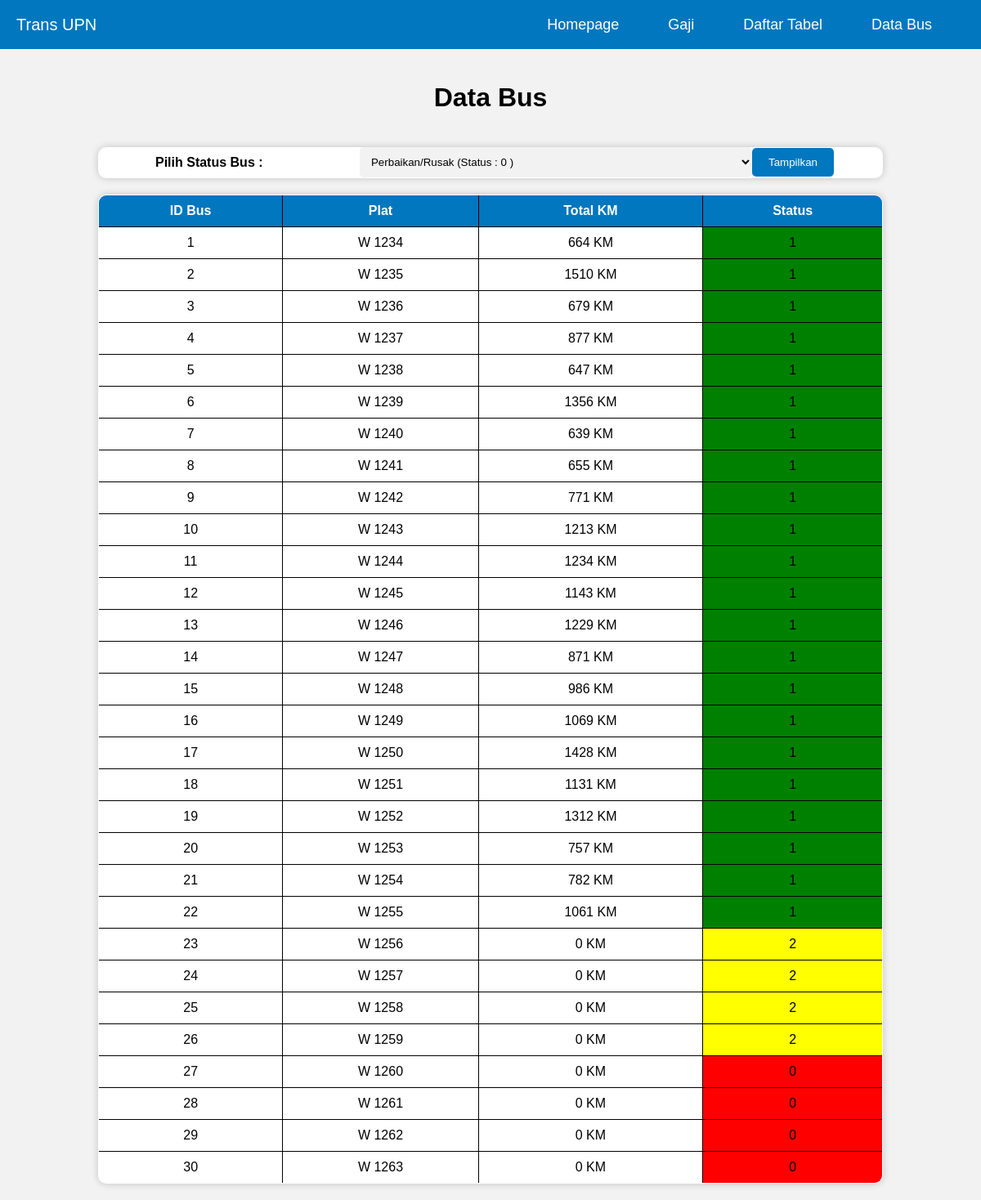
The app's page /daftar_bus.php with its own data.
### tables this page shows
CREATE TABLE `bus` (
  `id_bus` int(10) UNSIGNED NOT NULL,
  `plat` varchar(10) DEFAULT NULL,
  `status` char(1) DEFAULT NULL
);

### daftar_bus.php (the view, shortened to what this page needs)
<!DOCTYPE html>
<html lang="en">
<head>
</head>
<body>
    <?php include 'header.php';?>
    <h1>Data Bus</h1>
    <form method="GET">
        <label for="pilih_status">Pilih Status Bus :</label>
        <select id="pilih_status" name="pilih_status">
            <option value="0">Perbaikan/Rusak (Status : 0 )</option>
        </select>
        <button type="submit">Tampilkan</button>
    </form>
    <?php
    include 'koneksi.php';
    if(isset($_GET['pilih_status'])){
        $pilih_status = $_GET['pilih_status'];
        $sql = "SELECT bus.id_bus, bus.plat, COALESCE(SUM(trans_upn.jumlah_km), 0) AS total_km, bus.status
                FROM bus LEFT JOIN trans_upn ON bus.id_bus = trans_upn.id_bus
                WHERE bus.status = $pilih_status
                GROUP BY bus.id_bus";
    } else {
        $sql = "SELECT bus.id_bus, bus.plat, COALESCE(SUM(trans_upn.jumlah_km), 0) AS total_km, bus.status FROM
                bus LEFT JOIN trans_upn ON
                bus.id_bus = trans_upn.id_bus GROUP BY bus.id_bus;";
    }
    $result = mysqli_query($koneksi, $sql);
    if (mysqli_num_rows($result) > 0) {
    echo "<table border='1'>
    <tr>
        <th>ID Bus</th>
        <th>Plat</th>
        <th>Total KM</th>
        <th>Status</th>
    </tr>";
    while($row = mysqli_fetch_assoc($result)) {
        echo "<tr>
        <td>" . $row['id_bus'] . "</td>
        <td>" . $row['plat'] . "</td>
        <td>" . $row['total_km'] . " KM</td>
        <td style=\"background-color: " . ($row['status'] == 0 ? 'red' : ($row['status'] == 1 ? 'green' : 'yellow')) . ";\">" . $row['status'] . "</td>
    </tr>";
    }
    echo "</table>";
    } else {
    echo "Tidak ada data";
    }
    ?>
</body>
</html>

### daftar_bus.php (style rules this page uses)
body { margin: 0; padding: 0; font-family: Arial, sans-serif; background-color: #f2f2f2; }
h1 { text-align: center; padding: 20px; }
table { border-collapse: collapse; margin: 20px auto; width: 80%; max-width: 1000px; background-color: #fff; box-shadow: 0px 0px 10px rgba(0, 0, 0, 0.2); border-radius: 10px; overflow: hidden; }
th, td { border: 1px solid black; padding: 10px; text-align: center; }
th { background-color: #0077be; color: #fff; }
form { display: flex; justify-content: center; align-items: center; margin: 20px auto; width: 80%; max-width: 1000px; background-color: #fff; box-shadow: 0px 0px 10px rgba(0, 0, 0, 0.2); border-radius: 10px; overflow: hidden; }
label { padding: 10px; font-weight: bold; flex-basis: 25%; }
select { padding: 10px; flex-basis: 50%; border-radius: 5px; border: none; outline: none; background-color: #f2f2f2; }
button[type="submit"] { padding: 10px 20px; background-color: #0077be; color: #fff; border: none; border-radius: 5px; cursor: pointer; transition: background-color 0.2s ease; }

### records on screen
bus: id_bus "1", plat "W 1234", total_km "664", status "1"
bus: id_bus "2", plat "W 1235", total_km "1510", status "1"
bus: id_bus "3", plat "W 1236", total_km "679", status "1"
bus: id_bus "4", plat "W 1237", total_km "877", status "1"
bus: id_bus "5", plat "W 1238", total_km "647", status "1"
bus: id_bus "6", plat "W 1239", total_km "1356", status "1"
bus: id_bus "7", plat "W 1240", total_km "639", status "1"
bus: id_bus "8", plat "W 1241", total_km "655", status "1"
bus: id_bus "9", plat "W 1242", total_km "771", status "1"
bus: id_bus "10", plat "W 1243", total_km "1213", status "1"
bus: id_bus "11", plat "W 1244", total_km "1234", status "1"
bus: id_bus "12", plat "W 1245", total_km "1143", status "1"
bus: id_bus "13", plat "W 1246", total_km "1229", status "1"
bus: id_bus "14", plat "W 1247", total_km "871", status "1"
bus: id_bus "15", plat "W 1248", total_km "986", status "1"
bus: id_bus "16", plat "W 1249", total_km "1069", status "1"
bus: id_bus "17", plat "W 1250", total_km "1428", status "1"
bus: id_bus "18", plat "W 1251", total_km "1131", status "1"
bus: id_bus "19", plat "W 1252", total_km "1312", status "1"
bus: id_bus "20", plat "W 1253", total_km "757", status "1"
bus: id_bus "21", plat "W 1254", total_km "782", status "1"
bus: id_bus "22", plat "W 1255", total_km "1061", status "1"
bus: id_bus "23", plat "W 1256", total_km "0", status "2"
bus: id_bus "24", plat "W 1257", total_km "0", status "2"
bus: id_bus "25", plat "W 1258", total_km "0", status "2"
bus: id_bus "26", plat "W 1259", total_km "0", status "2"
bus: id_bus "27", plat "W 1260", total_km "0", status "0"
bus: id_bus "28", plat "W 1261", total_km "0", status "0"
bus: id_bus "29", plat "W 1262", total_km "0", status "0"
bus: id_bus "30", plat "W 1263", total_km "0", status "0"
